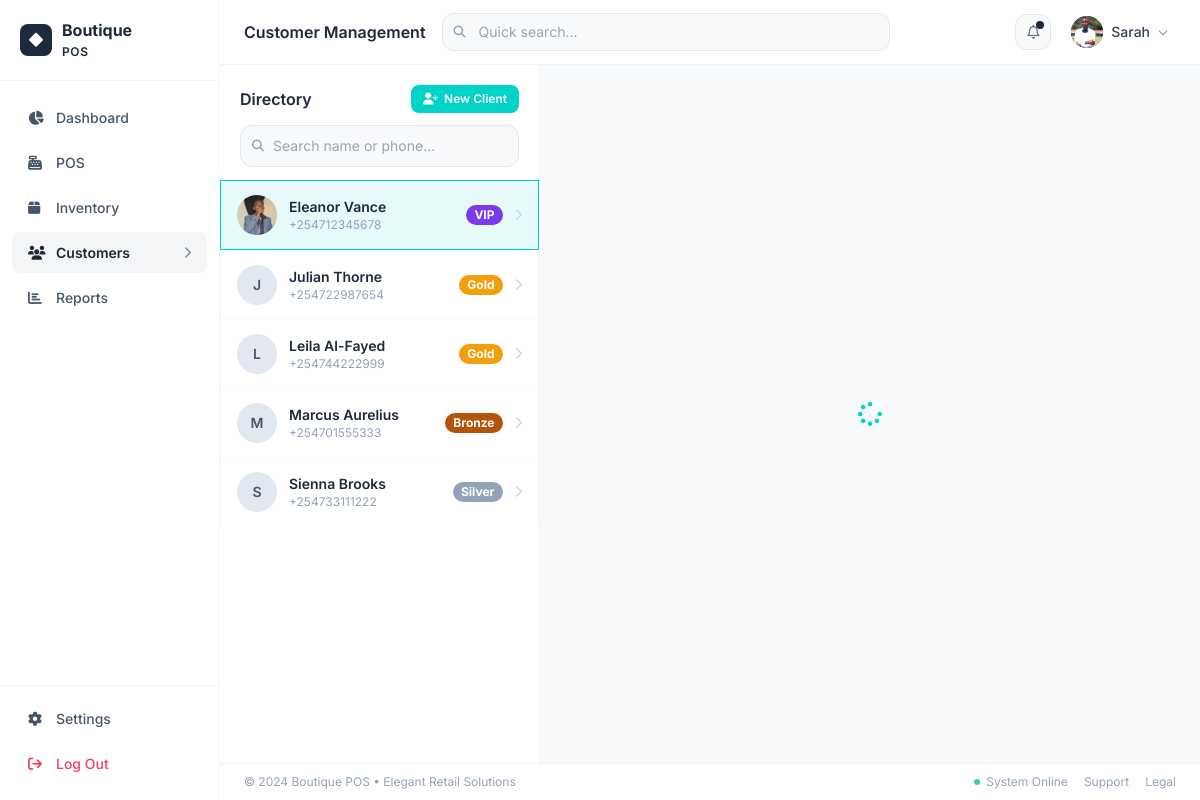
Page /customers?id=1 (signed in) on the earlier database version.
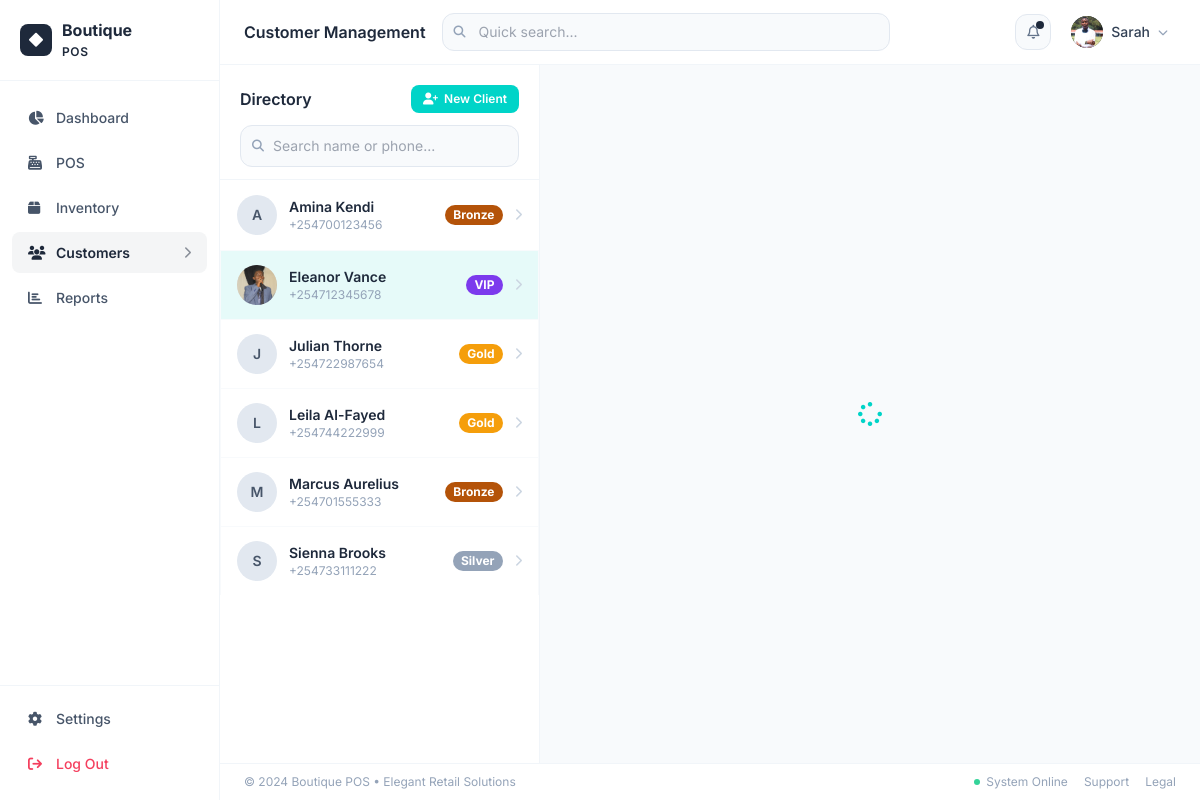
Same page on the later database version.
### app/models.py (models this page shows, shortened)
class StoreSetting(db.Model):
    __tablename__ = 'store_settings'
    id = db.Column(db.Integer, primary_key=True)
    key = db.Column(db.String(80), unique=True, nullable=False, index=True)
    value = db.Column(db.Text, default='')
    @staticmethod
    def get(key, default=''):
        row = StoreSetting.query.filter_by(key=key).first()
        return row.value if row else default

class User(UserMixin, db.Model):
    __tablename__ = 'users'
    id = db.Column(db.Integer, primary_key=True)
    name = db.Column(db.String(120), nullable=False)
    email = db.Column(db.String(120), unique=True, nullable=False, index=True)
    password_hash = db.Column(db.String(256), nullable=False)
    role = db.Column(db.String(20), default='cashier')  # admin | cashier
    avatar = db.Column(db.String(200), default='')
    is_active = db.Column(db.Boolean, default=True)
    created_at = db.Column(db.DateTime, default=datetime.utcnow)
    last_login = db.Column(db.DateTime)
    sales = db.relationship('Sale', backref='cashier', lazy='dynamic')

class Customer(db.Model):
    __tablename__ = 'customers'
    id = db.Column(db.Integer, primary_key=True)
    name = db.Column(db.String(120), nullable=False)
    phone = db.Column(db.String(30), unique=True, nullable=False, index=True)
    email = db.Column(db.String(120), default='')
    photo = db.Column(db.String(300), default='')
    tier = db.Column(db.String(20), default='Bronze')  # VIP | Gold | Silver | Bronze
    loyalty_points = db.Column(db.Integer, default=0)
    store_credit = db.Column(db.Float, default=0.0)
    preferred_size = db.Column(db.String(10), default='')
    style_tags = db.Column(db.String(300), default='')  # comma-separated
    staff_note = db.Column(db.Text, default='')
    marketing_optin = db.Column(db.Boolean, default=True)
    created_at = db.Column(db.DateTime, default=datetime.utcnow)
    sales = db.relationship('Sale', backref='customer', lazy='dynamic')

### app/routes/customers.py (the view)
@customers_bp.route('/customers')
@login_required
def index():
    search = request.args.get('search', '')
    query = Customer.query
    if search:
        query = query.filter(
            (Customer.name.ilike(f'%{search}%')) |
            (Customer.phone.ilike(f'%{search}%'))
        )
    customers = query.order_by(Customer.name).all()
    selected_id = request.args.get('id', type=int)
    selected_customer = None
    if selected_id:
        selected_customer = Customer.query.get(selected_id)
    elif customers:
        selected_customer = customers[0]
    return render_template('customers/index.html',
                           customers=customers,
                           selected_customer=selected_customer,
                           search=search)

### app/models.py (called while the page is built)
@login_manager.user_loader
def load_user(user_id):
    return db.session.get(User, int(user_id))

### app/templates/customers/index.html (shortened to what this page needs)
{% extends "base.html" %}
{% block page_title %}Customer Management{% endblock %}
{% block app_content %}
<div class="flex h-full overflow-hidden">
  <div class="w-80 flex-shrink-0 border-r border-slate-100 flex flex-col bg-white">
    <div class="px-5 pt-5 pb-3 border-b border-slate-100 flex-shrink-0">
      <div class="flex items-center justify-between mb-3">
        <h3 class="font-semibold text-slate-800">Directory</h3>
        <button onclick="openAddModal()"
                class="flex items-center gap-1.5 px-3 py-1.5 bg-[#00D4C8] text-white text-xs font-semibold rounded-lg hover:bg-[#00B5AA] transition">
          <i class="fa-solid fa-user-plus text-xs"></i> New Client
        </button>
      </div>
      <div class="relative">
        <i class="fa-solid fa-magnifying-glass absolute left-3 top-1/2 -translate-y-1/2 text-slate-400 text-xs"></i>
        <input type="text" id="customerSearch" placeholder="Search name or phone..."
               class="w-full pl-8 pr-3 py-2.5 text-sm border border-slate-200 rounded-xl bg-slate-50 focus:bg-white transition-all"/>
      </div>
    </div>
    <div class="flex-1 overflow-y-auto divide-y divide-slate-50" id="customerList">
      {% for customer in customers %}
      <div class="customer-card px-4 py-3.5 cursor-pointer hover:bg-slate-50 transition border border-transparent
                  {% if selected_customer and selected_customer.id == customer.id %}selected{% endif %}"
           data-id="{{ customer.id }}" onclick="loadCustomer({{ customer.id }}, this)">
        <div class="flex items-center gap-3">
          <div class="w-10 h-10 rounded-full bg-slate-200 flex items-center justify-center flex-shrink-0 overflow-hidden">
            {% if customer.photo %}
            <img src="{{ url_for('static', filename='uploads/' + customer.photo) }}" class="w-full h-full object-cover" alt="{{ customer.name }}">
            {% else %}
            <span class="text-slate-600 font-semibold text-sm">{{ customer.name[0] | upper }}</span>
            {% endif %}
          </div>
          <div class="flex-1 min-w-0">
            <p class="text-sm font-semibold text-slate-800 truncate">{{ customer.name }}</p>
            <p class="text-xs text-slate-400">{{ customer.phone }}</p>
          </div>
          <span class="text-xs font-bold px-2 py-0.5 rounded-full tier-{{ customer.tier | lower }}">
            {{ customer.tier }}
          </span>
          <i class="fa-solid fa-chevron-right text-slate-300 text-xs"></i>
        </div>
      </div>
      {% else %}
      <div class="px-5 py-10 text-center text-slate-400 text-sm">
        <i class="fa-solid fa-users text-4xl text-slate-200 block mb-3"></i>
        No customers found.
      </div>
      {% endfor %}
    </div>
  </div>
  <div class="flex-1 overflow-y-auto bg-slate-50" id="customerDetail">
  </div>
</div>
{% endblock %}

### app/templates/base.html (shortened to what this page needs)
<!DOCTYPE html>
<html lang="en">
<head>
  <script src="https://cdn.tailwindcss.com"></script>
  <link rel="stylesheet" href="https://cdnjs.cloudflare.com/ajax/libs/font-awesome/6.5.0/css/all.min.css"/>
</head>
<body class="bg-slate-50 text-slate-800">
<div class="flex h-screen overflow-hidden">
  <aside class="w-[220px] flex-shrink-0 bg-white border-r border-slate-100 flex flex-col h-full">
    <div class="px-5 py-5 border-b border-slate-100">
      <a href="{{ url_for('dashboard.index') }}" class="flex items-center gap-2.5" style="text-decoration:none">
        <div class="w-8 h-8 rounded-lg flex items-center justify-center" style="background:var(--theme, #00D4C8)">
          <i class="fa-solid fa-diamond text-white text-sm"></i>
        </div>
        <span class="font-bold text-slate-800 text-base leading-tight">{{ store_name.split()[0] if store_name else 'Boutique' }}<br><span style="color:var(--theme, #00D4C8);font-size:.75rem;font-weight:600;letter-spacing:.05em">{{ store_name.split()[1] if store_name.split()|length > 1 else 'POS' }}</span></span>
      </a>
    </div>
    <nav class="flex-1 px-3 py-4 space-y-1 overflow-y-auto">
      <a href="{{ url_for('dashboard.index') }}"
         class="sidebar-link {% if request.endpoint and 'dashboard' in request.endpoint %}active{% endif %}">
        <i class="fa-solid fa-chart-pie w-4"></i> Dashboard
      </a>
      <a href="{{ url_for('pos.index') }}"
         class="sidebar-link {% if request.endpoint and 'pos' in request.endpoint %}active{% endif %}">
        <i class="fa-solid fa-cash-register w-4"></i> POS
      </a>
      <a href="{{ url_for('inventory.index') }}"
         class="sidebar-link {% if request.endpoint and 'inventory' in request.endpoint %}active{% endif %}">
        <i class="fa-solid fa-box w-4"></i> Inventory
      </a>
      <a href="{{ url_for('customers.index') }}"
         class="sidebar-link {% if request.endpoint and 'customers' in request.endpoint %}active{% endif %}">
        <i class="fa-solid fa-users w-4"></i> Customers
        {% if request.endpoint and 'customers' in request.endpoint %}
        <i class="fa-solid fa-chevron-right ml-auto text-xs opacity-50"></i>{% endif %}
      </a>
      <a href="{{ url_for('reports.index') }}"
         class="sidebar-link {% if request.endpoint and 'reports' in request.endpoint %}active{% endif %}">
        <i class="fa-solid fa-chart-bar w-4"></i> Reports
      </a>
    </nav>
    <div class="px-3 pb-4 border-t border-slate-100 pt-3 space-y-1">
      <a href="{{ url_for('settings.index') }}"
         class="sidebar-link {% if request.endpoint and 'settings' in request.endpoint %}active{% endif %}">
        <i class="fa-solid fa-cog w-4"></i> Settings
      </a>
      <a href="{{ url_for('auth.logout') }}"
         class="sidebar-link" style="color:#f43f5e;">
        <i class="fa-solid fa-arrow-right-from-bracket w-4"></i> Log Out
      </a>
    </div>
  </aside>
  <div class="flex-1 flex flex-col h-full overflow-hidden">
    <header class="bg-white border-b border-slate-100 px-6 py-3 flex items-center gap-4 z-10 flex-shrink-0">
      <h1 class="font-semibold text-slate-800 text-base flex-shrink-0">{% block page_title %}Dashboard{% endblock %}</h1>
      <div class="flex-1 max-w-md relative" id="globalSearchWrap">
        <i class="fa-solid fa-magnifying-glass absolute left-3 top-1/2 -translate-y-1/2 text-slate-400 text-xs"></i>
        <input type="text" id="globalSearch" placeholder="Quick search..."
               class="w-full pl-9 pr-4 py-2 text-sm bg-slate-50 border border-slate-200 rounded-xl transition-all"/>
      </div>
      <div class="ml-auto flex items-center gap-3">
        <div class="relative" id="notifWrap">
          <button id="notifBtn"
                  onclick="toggleNotif()"
                  class="relative w-9 h-9 rounded-xl bg-slate-50 border border-slate-200 flex items-center justify-center hover:bg-slate-100 transition">
            <i class="fa-regular fa-bell text-slate-500 text-sm"></i>
            <span id="notifDot" class="absolute top-1.5 right-1.5 w-2 h-2 rounded-full hidden" style="background:var(--theme)"></span>
          </button>
        </div>
        <div class="relative" id="userMenuWrap">
          <button id="userMenuBtn"
                  onclick="toggleUserMenu()"
                  class="flex items-center gap-2 px-2 py-1 rounded-xl hover:bg-slate-50 transition cursor-pointer">
            <div class="w-8 h-8 rounded-full flex items-center justify-center text-white text-xs font-bold overflow-hidden flex-shrink-0" style="background:var(--theme, #00D4C8)">
              {% if current_user.avatar %}
              <img src="{{ url_for('static', filename='uploads/' + current_user.avatar) }}"
                   class="w-full h-full object-cover" alt="{{ current_user.name }}">
              {% else %}
              {{ current_user.name[0] | upper }}
              {% endif %}
            </div>
            <span class="text-sm font-medium text-slate-700 hidden md:block">{{ current_user.name.split()[0] }}</span>
            <i class="fa-solid fa-chevron-down text-slate-400 text-[10px] hidden md:block"></i>
          </button>
        </div>
      </div>
    </header>
    <main class="flex-1 overflow-y-auto">
      {% block app_content %}{% endblock %}
    </main>
    <footer class="bg-white border-t border-slate-100 px-6 py-2.5 flex items-center justify-between text-xs text-slate-400 flex-shrink-0">
      <span>&copy; 2024 {{ store_name }} &bull; Elegant Retail Solutions</span>
      <div class="flex items-center gap-4">
        <span class="flex items-center gap-1.5">
          <span class="w-1.5 h-1.5 bg-emerald-400 rounded-full inline-block"></span> System Online
        </span>
        <a href="#" class="hover:text-slate-600">Support</a>
        <a href="#" class="hover:text-slate-600">Legal</a>
      </div>
    </footer>
  </div>
</div>
</body>
</html>

### app/templates/base.html (style rules this page uses)
body { font-family: 'Inter', sans-serif; }
.sidebar-link { display:flex; align-items:center; gap:.75rem; padding:.625rem 1rem; border-radius:.5rem; color:#475569; font-size:.875rem; font-weight:500; transition:all .15s; text-decoration:none; }
.sidebar-link.active { background: var(--theme-light, #E6FAF9); color: var(--theme, #00D4C8); font-weight:600; }

### app/templates/customers/index.html (style rules this page uses)
.tier-vip { background:#7c3aed; color:#fff; }
.tier-gold { background:#f59e0b; color:#fff; }
.tier-silver { background:#94a3b8; color:#fff; }
.tier-bronze { background:#b45309; color:#fff; }
.customer-card.selected { background: #E6FAF9; border-color: #00D4C8; }

Differences in the rows shown:
added Customer: name "A", name "Amina Kendi", phone "+254700123456", tier "Bronze"
